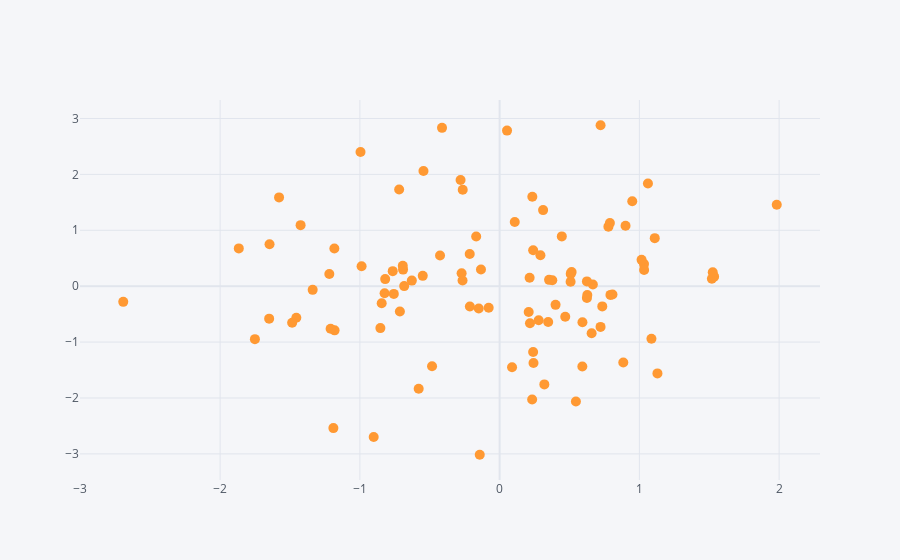

The cell this chart's notebook holds for it:
### Markdown cell above
# scatter

### Code cell
df.iplot(kind='scatter',x='A',y='B',mode='markers',size=10)
